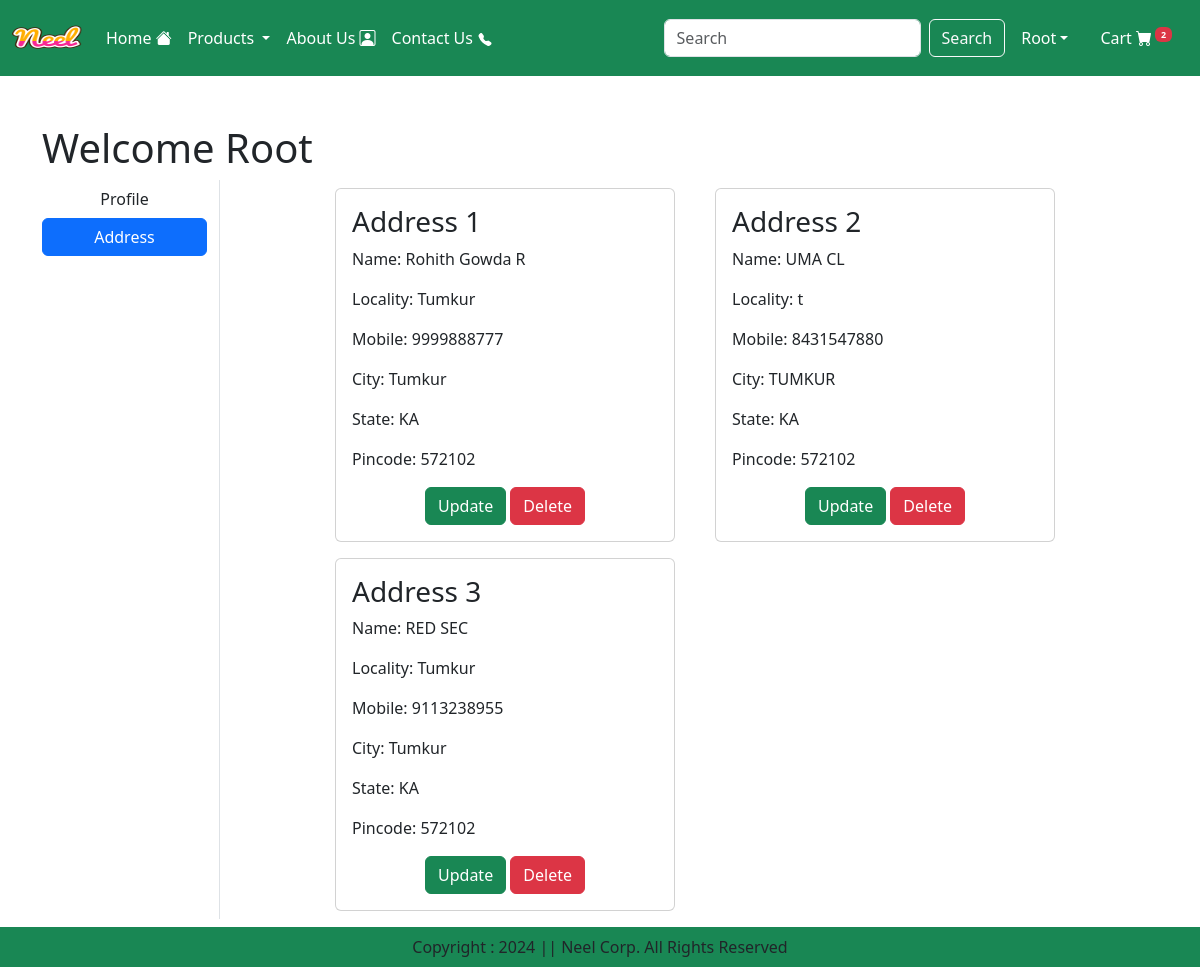
Page /address/ (signed in) on the committed database.
### app/models.py (models this page shows, shortened)
class Customer(models.Model):
    user = models.ForeignKey(User,on_delete=models.CASCADE)
    name = models.CharField(max_length=30)
    locality = models.CharField(max_length=300)
    city = models.CharField(max_length=50)
    mobile =models.IntegerField()
    zipcode = models.IntegerField()
    state = models.CharField(choices=STATE_CHOICES,max_length=50)

### app/views.py (the view)
# urls.py: path("address/",adress,name="address"),
@login_required
def adress(request):
    cartitem = cart_num(request)
    add = Customer.objects.filter(user=request.user)
    return render(request,'address.html',locals())

### app/views.py (called while the page is built)
def cart_num(request)->int:
    if request.user.is_authenticated:
        return  len(Cart.objects.filter(user=request.user))

### app/templates/address.html (shortened to what this page needs)
{% extends "base.html" %}
{% load static %}
{% block main %}
<div class="container my-5">
    <div class="row">
        <h1>Welcome <span class="text-capitalize">{{request.user}}</span></h1>
        <div class="col-sm-2 border-end">
            <ul class="list-unstyled">
                <li class="d-grid"><a href="{% url 'profile'%}" class="btn ">Profile</a></li>
                <li class="d-grid"><a href="{% url 'address'%}" class="btn btn-primary">Address</a></li>
            </ul>
        </div>
        <div class="col-sm-8 offset-sm-1" >
            <div class="row">
                {% for ad in add %}
                    <div class="col-sm-6">
                        <div class="card m-2">
                            <div class="card-body">
                                <h3>Address {{forloop.counter}}</h3>
                                <p>Name: {{ad.name}}</p>
                                <p>Locality: {{ad.locality}}</p>
                                <p>Mobile: {{ad.mobile}}</p>
                                <p>City: {{ad.city}}</p>
                                <p>State: {{ad.state}}</p>
                                <p>Pincode: {{ad.zipcode}}</p>
                                <div class="text-center"  >
                                    <a href="{% url 'updateAddress' pk=ad.id %}" type="button" class="btn btn-success">Update</a>
                                    <a href="{% url 'deleteaddress' pk=ad.id %}" type="button" class="btn btn-danger">Delete</a>
                                </div>
                            </div>
                        </div>
                    </div>
                {% endfor %}
            </div>
        </div>
    </div>
 </div>
{% endblock main %}

### app/templates/base.html (shortened to what this page needs)
{% load static %}
<!DOCTYPE html>
<html lang="en">
  <head>
    <link rel="stylesheet" href="https://cdn.jsdelivr.net/npm/bootstrap-icons@1.11.3/font/bootstrap-icons.min.css">
    <link
      href="https://cdn.jsdelivr.net/npm/bootstrap@5.3.3/dist/css/bootstrap.min.css"
      rel="stylesheet"
    />
    <link rel="stylesheet" href="{% static "css/owl.carousel.min.css" %}">
    <link rel="stylesheet" href="{% static "css/all.min.css" %}">
    <link rel="stylesheet" href="{% static "css/style.css" %}">
  </head>
  <body>
     <nav class="navbar navbar-expand-lg navbar-dark bg-success">
      <div class="container-fluid">
        <a class="navbar-brand" href=""><img src="{% static "images/neel.png" %}" width="70" height="50" alt=""> </a>
        <div class="collapse navbar-collapse" id="navbarSupportedContent">
          <ul class="navbar-nav me-auto mb-2 mb-lg-0">
            <li class="nav-item">
              <a class="nav-link active" aria-current="page" href="/">Home <i class="bi bi-house-fill"></i></a>
            </li>
            <li class="nav-item dropdown ">
              <a class="nav-link dropdown-toggle text-white" href="#" role="button" data-bs-toggle="dropdown" aria-expanded="false">
                Products
              </a>
            </li>
            <li class="nav-item">
              <a class="nav-link text-white" href="{% url 'about'%}"> About Us <i class="bi bi-person-square"></i></a>
            </li>
            <li class="nav-item">
              <a class="nav-link text-white" href="{% url 'contact'%}">Contact Us </a>
            </li>
          </ul>
          <form class="d-flex" role="search" action="/search">
            <input class="form-control me-2" name="search" type="search" placeholder="Search" aria-label="Search">
            <button class="btn btn-outline-light" type="submit">Search</button>
          </form>
        </div>
          <ul class="navbar-nav  me-auto mb-2 mb-lg-0">
            {% if request.user.is_authenticated %}
            <li class="nav-item dropdown mx-2">
              <a class="nav-link dropdown-toggle text-white" href="#" id="profileDropdown" role="button" data-bs-toggle="dropdown"
               aria-expanded="false">{{request.user.username|capfirst}}</a>
            </li>
            <li class="nav-item mx-2">
              <a href="{% url "showcart" %}" class="nav-link text-white">Cart <i class="bi bi-cart-fill"></i>{% if cartitem > 0 %}<sup>
                <span class="badge bg-danger">
                {{cartitem}}
              </span></sup>
              {% endif %}
              </a>
            </li>
            {% endif %}
          </ul>
      </div>
    </nav>
    {% block main %}{% endblock main %}
    <footer class="container-fluid fixed-bottom bg-success text-center p-2 mt-5">
      Copyright : 2024 || Neel Corp. All Rights Reserved
    </footer>
  </body>
</html>

### rows in the picture
Customer: name "Rohith Gowda R", locality "Tumkur", mobile "9999888777", city "Tumkur", state "KA", zipcode "572102"
Customer: name "UMA CL", locality "t", mobile "8431547880", city "TUMKUR", state "KA", zipcode "572102"
Customer: name "RED SEC", locality "Tumkur", mobile "9113238955", city "Tumkur", state "KA", zipcode "572102"

### other values in the picture
{{ request.user.username|capfirst }} "Root"
{{ cartitem }} "2"
{{ request.user }} "Root"
